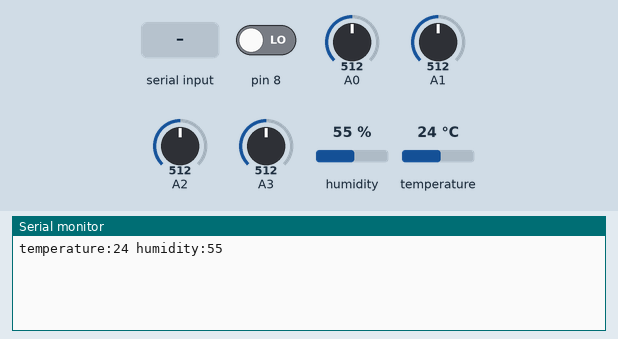
The sketch below on a simulated Arduino Leonardo, built with avr-gcc and run on an emulated ATmega32U4. Shown: the last lines printed to the serial monitor. Wiring (inferred from the names in the program): DHT11 sensor: data pin 4. The test bench sets the inputs (shaded band); at power-on: humidity 55 %, A0 = 512, A1 = 512, pin 8 LOW, A2 = 512, A3 = 512, temperature 24 °C.

Above: at 2.9 s.
3.0 s: "90,45\n" received over Serial
At 3.1 s:
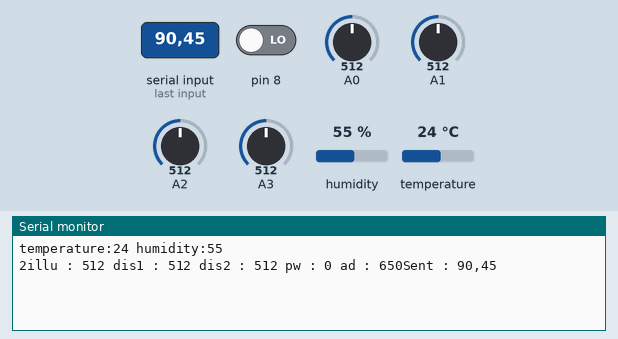
7.6 s: "90,45\n" received over the second serial link
At 10.3 s:
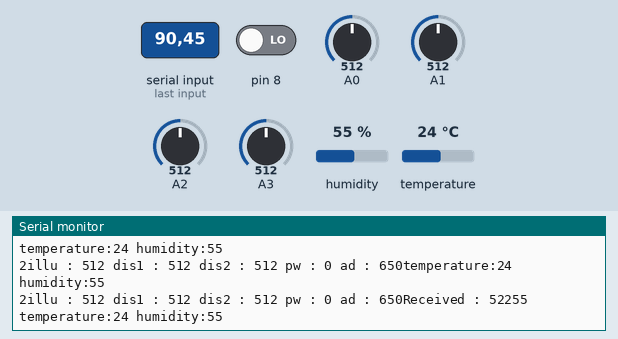
10.6 s: "0\n" received over Serial
At 13.0 s:
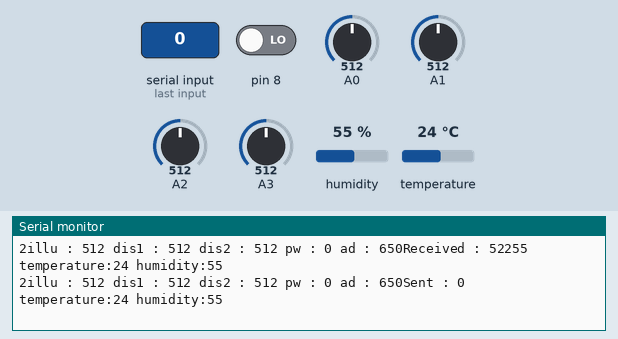
13.6 s: humidity set to 22 %
15.1 s: A0 set to 716
At 16.3 s:
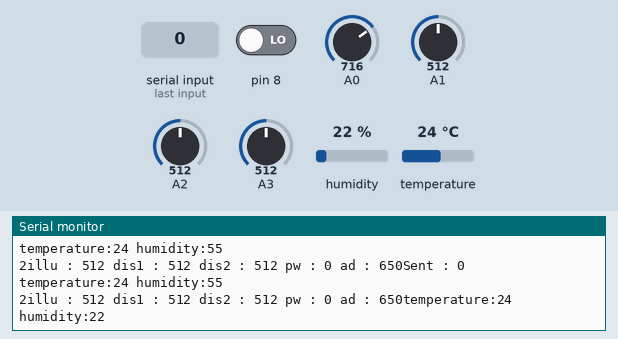
16.6 s: A1 set to 716
At 18.6 s:
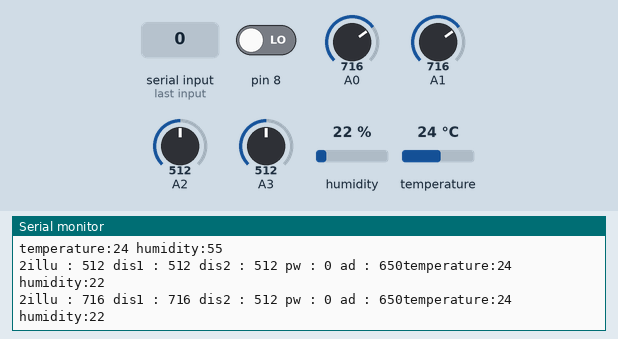

Measured:
- after the input at 3.0 s, the serial monitor: prints a new line at once (image 1)
- after the input at 7.6 s, the serial monitor: prints a new line after 1.5 s (image 2)
- after the input at 10.6 s, the serial monitor: prints a new line after 1.6 s (image 3)
- after the input at 16.6 s, the serial monitor: prints a new line after 1.7 s (image 5)

The sketch:

dht11_read.ino
```cpp
#include "DHT11.h"
#include "Maxbotix.h"


Maxbotix rangeSensorPW(8, Maxbotix::PW, Maxbotix::LV);
#ifdef MAXBOTIX_WITH_SOFTWARE_SERIAL
  Maxbotix rangeSensorTX(6, Maxbotix::TX, Maxbotix::LV);
#endif
Maxbotix rangeSensorAD(A3, Maxbotix::AN, Maxbotix::LV);

int pin=4;
DHT11 dht11(pin);
void setup()
{
   Serial.begin(9600);
  while (!Serial) {
      ; // wait for serial port to connect. Needed for Leonardo only
    }
  Serial1.begin(9600);
}

void loop()
{

  char buffer[1024];
  int err;
  byte tempHi, humiHi,tempLo, humiLo;
  if((err=dht11.read(humiHi,humiLo, tempHi,tempLo))==0)
  {
    Serial.print("temperature:");
    Serial.print(tempHi);
    Serial.print(" humidity:");
    Serial.print(humiHi);
    Serial.println();
  }
  else
  {
    Serial.println();
    Serial.print("Error No :");
    Serial.print(err);
    Serial.println();
  }
  delay(2000); //delay for reread

  int illu = analogRead(A0);
  int dis1 = analogRead(A1);
  int dis2 = analogRead(A2);
  int pw = rangeSensorPW.getRange();
  int ad = rangeSensorAD.getRange();

  Serial1.write((byte)(illu / 256));
  Serial.print((byte)(illu/256));
  Serial1.write((byte)(illu % 256));
  Serial1.write((byte)(dis1 / 256));
  Serial1.write((byte)(dis1 % 256));
  Serial1.write((byte)(dis2 / 256));
  Serial1.write((byte)(dis2 % 256));
  Serial1.write((byte)(pw / 256));
  Serial1.write((byte)(pw % 256));
  Serial1.write((byte)(ad / 256));
  Serial1.write((byte)(ad % 2560));
  Serial1.write(tempHi);
  Serial1.write(tempLo);
  Serial1.write(humiHi);
  Serial1.write(humiLo);

  Serial.print("illu : ");
  Serial.print(illu);
  Serial.print(" dis1 : ");
  Serial.print(dis1);
  Serial.print(" dis2 : ");
  Serial.print(dis2);
  Serial.print(" pw : ");
  Serial.print(pw);
  Serial.print(" ad : ");
  Serial.print(ad);

  if(Serial1.available() > 0) {
    Serial.print("Received : ");

    while(Serial1.available()) {
      byte a1 = Serial1.read();
      byte a2 = Serial1.read();
      byte a3 = Serial1.read();
      byte a4 = Serial1.read();
      int a = (a1 >> 24) + (a2 >> 16) + (a3 >> 8) + a4;
      Serial.print(a);
      delay(10);
    }

    Serial.println();
  }


  if(Serial.available() > 0) {
    int i = 0;
    Serial.print("Sent : ");

    while(Serial.available()) {
      char o = Serial.read();
      Serial.print(o);
      buffer[i] = o;
      ++i;
      delay(10);
    }

    for(int j=0;j!=i;++j) {
      Serial1.write(buffer[j]);
    }

    Serial.println();
  }
}
```

DHT11.cpp
```cpp
/*
 * DH11.cpp
 *
 *  Created on: 2012. 12. 12.
 *      Author: dalxx
 */

#include "DHT11.h"
#include <Arduino.h>


DHT11::DHT11(int pin_number) {
	this->pin=pin_number;
	this->last_read_time=0;
	pinMode(pin,INPUT);
	digitalWrite(pin, HIGH);

}
//wait for target status
//parameters
//  target : target status waiting for
//  time_out_us : time out in microsecond.
unsigned long DHT11::waitFor(uint8_t target, unsigned long time_out_us) {
	unsigned long start=micros();
	unsigned long time_out=start+time_out_us;
	while(digitalRead(this->pin)!=target)
	{
		if(time_out<micros()) return -1;
	}
	return micros()-start;
}

//wait for target status.
void DHT11::waitFor(uint8_t target) {
	while(digitalRead(this->pin)!=target);
}

//read one bye
byte DHT11::readByte() {
	int i=0;
	byte ret=0;
	for(i=7;i>=0;i--)
	{
		waitFor(HIGH); //wait for 50us in LOW status
		delayMicroseconds(30); //wait for 30us
		if(digitalRead(this->pin)==HIGH) //if HIGH status lasts for 30us, the bit is 1;
		{
			ret|=1<<(i);
			waitFor(LOW); //wait for rest time in HIGH status.
		}
	}
	return ret;
}

DHT11::~DHT11() {
	// TODO Auto-generated destructor stub
}
//parameters
//	temperature : temperature to read.
//	humidity : humidity to read.
//return -1 : read too shortly. retry latter .
//		  0 : read successfully
//        1 : DHT11 not ready.
//		  4 : Checksum Error
int DHT11::read( byte& humidityHi, byte& humidityLo, byte& temperatureHi, byte& temperatureLo ) {
	if((millis()-this->last_read_time<DHT11_RETRY_DELAY)&&this->last_read_time!=0)	return -1;

	pinMode(pin,OUTPUT);
	digitalWrite(pin, LOW);
	delay(18);
	digitalWrite(pin, HIGH);
	pinMode(pin,INPUT);

	if(waitFor(LOW, 40)<0)	return 1; //waiting for DH11 ready
	if(waitFor(HIGH, 90)<0)	return 1; //waiting for first LOW signal(80us)
	if(waitFor(LOW, 90)<0)	return 1; //waiting for first HIGH signal(80us)

	byte hI=this->readByte();
	byte hF=this->readByte();
	byte tI=this->readByte();
	byte tF=this->readByte();
	byte cksum=this->readByte();
	if(hI+hF+tI+tF!=cksum)
		return 4;

	humidityHi = hI;
	humidityLo = hF;
	temperatureHi = tI;
	temperatureLo = tF;
	this->last_read_time=millis();
	return 0;
}
```

DHT11.h
```cpp
/*
 * DH11.h
 *
 *  Created on: 2012. 12. 12.
 *      Author: dalxx
 *      Version : 0.8
 */

#ifndef DHT11_H_
#define DHT11_H_
#include <Arduino.h>
#define DHT11_RETRY_DELAY 1000  // 1000ms

class DHT11 {
	int pin;
	unsigned long last_read_time;
protected:

	byte readByte();
	unsigned long waitFor(uint8_t target, unsigned long time_out_us);
	void waitFor(uint8_t target);
public:
	DHT11(int pin_number);
	~DHT11();
	int read( byte& humidityHi, byte& humidityLo, byte& temperatureHi, byte& temperatureLo );


};


#endif /* DHT11_H_ */
```

Maxbotix.cpp
```cpp
#include "Maxbotix.h"

Maxbotix::Maxbotix(uint8_t pin, MAXBOTIX_INPUT_t input, MAXBOTIX_MODEL_t model, MAXBOTIX_FILTER_t filter,
                   uint8_t sample_size) :
    pin(pin), input(input), model(model), filter(filter), sample_size(sample_size)
{
#ifdef MAXBOTIX_WITH_SOFTWARE_SERIAL

    if (input == TX) {
        serial = new RxSoftwareSerial(pin, true);
        ((RxSoftwareSerial*)serial)->begin(9600);
    } else {
#endif
        pinMode(pin, INPUT);
#ifdef MAXBOTIX_WITH_SOFTWARE_SERIAL
    }

#endif
    init();
}

#ifdef MAXBOTIX_WITH_SOFTWARE_SERIAL
Maxbotix::Maxbotix(Stream* serial, MAXBOTIX_MODEL_t model, MAXBOTIX_FILTER_t filter, uint8_t sample_size) :
    input(TX), model(model), serial(serial), filter(filter), sample_size(sample_size)
{
    init();
}
#endif


void Maxbotix::init()
{
    switch (filter) {
    case MEDIAN:
    case HIGHEST_MODE:
    case LOWEST_MODE:
    case BEST:
        if (sample_size == 0)
            sample_size = 5;
        else if (sample_size % 2)
            sample_size++;

        break;

    case SIMPLE:
        if (sample_size == 0)
            sample_size = 2;

        break;

    case NONE:
    default:
        sample_size = 1;
        break;
    }

    sample = new float[sample_size];
}

Maxbotix::~Maxbotix()
{
    delete[] sample;
    delete serial;
}

float Maxbotix::getRange()
{
    float range;

    readSample();

    switch (filter) {
    case MEDIAN:
        range = getSampleMedian();
        break;

    case HIGHEST_MODE:
        range = getSampleMode(true);
        break;

    case LOWEST_MODE:
        range = getSampleMode(false);
        break;

    case SIMPLE:
        while (sample[0] != sample[sample_size - 1])
            pushToSample(readSensor());

        range = sample[0];
        break;

    case BEST:
        range = getSampleBest();
        break;

    case NONE:
    default:
        range = sample[0];
        break;
    }

    return range;
}

float Maxbotix::getSampleMedian()
{
    return sample[sample_size / 2];
}

float Maxbotix::getSampleMode(bool highest)
{
    float mode = sample[0];
    uint8_t mode_count = 1;
    uint8_t count = 1;

    for (int i = 1; i < sample_size; i++) {
        if (sample[i] == sample[i - 1])
            count++;
        else
            count = 1;

        if (sample[i] == mode)
            mode_count++;
        else if (!highest && count > mode_count || highest && count == mode_count) {
            mode_count = count;
            mode = sample[i];
        }
    }

    return mode;
}

float Maxbotix::getSampleBest()
{
    float range;

    if ((range = getSampleMode(true)) != getSampleMode(false))
        range = getSampleMedian();

    return range;
}

float Maxbotix::readSensor()
{
    float result;

    switch (input) {
    case PW:
        switch (model) {
        case LV:
            result = toCentimeters(pulseIn(pin, HIGH) / 147.0);
            break;

        case XL:
            result = pulseIn(pin, HIGH) / 58.0;
            break;

        case HRLV:
            result = pulseIn(pin, HIGH) / 10.0;
            break;

        default:
            break;
        }

        break;

    case AN:
        switch (model) {
        case LV:
            result = toCentimeters(analogRead(pin) / 2.0);
            break;

        case XL:
            result = analogRead(pin);
            break;

        case HRLV:
            result = analogRead(pin) * 5.0 / 10.0;
            break;

        default:
            break;
        }

        break;
#ifdef MAXBOTIX_WITH_SOFTWARE_SERIAL

    case TX:
        switch (model) {
        case LV:
            result = toCentimeters(readSensorSerial(3));
            break;

        case XL:
            result = readSensorSerial(3);
            break;

        case HRLV:
            result = readSensorSerial(4) / 10.0;
            break;

        default:
            break;
        }

        break;
#endif

    default:
        break;
    }

    return result;
}

unsigned short Maxbotix::readSensorSerial(uint8_t length)
{
    char buffer[length];

    // flush and wait for a range reading
    serial->flush();

    while (!serial->available() || serial->read() != 'R');

    // read the range
    for (int i = 0; i < length; i++) {
        while (!serial->available());

        buffer[i] = serial->read();
    }

    return atoi(buffer);
}

void Maxbotix::readSample()
{
    // read
    for (int i = 0; i < sample_size; i++) {
        sample[i] = readSensor();

        if (input == AN && i != sample_size - 1)
            delay(ad_sample_delay);
    }

    // sort
    sortSample();
}

void Maxbotix::pushToSample(float value)
{
    for (int i = 0; i < sample_size - 1; i++)
        sample[i] = sample[i + 1];

    sample[sample_size - 1] = value;
}


void Maxbotix::sortSample()
{
    for (int i = 1; i < sample_size; i++) {
        float j = sample[i];
        int k;

        for (k = i - 1; (k >= 0) && (j < sample[k]); k--)
            sample[k + 1] = sample[k];

        sample[k + 1] = j;
    }
}
```

Maxbotix.h
```cpp
#ifndef Maxbotix_h
#define Maxbotix_h

// Configuration
//#define MAXBOTIX_WITH_SOFTWARE_SERIAL 1

#include <Arduino.h>
#ifdef MAXBOTIX_WITH_SOFTWARE_SERIAL
#include "RxSoftwareSerial.h"
#endif

class Maxbotix
{
public:
    // models
    typedef enum {
        LV,
        XL,
        HRLV
    }
    MAXBOTIX_MODEL_t;

    // inputs
    typedef enum {
        PW,
        AN,
#ifdef MAXBOTIX_WITH_SOFTWARE_SERIAL
        TX
#endif
    }
    MAXBOTIX_INPUT_t;

    // filters
    typedef enum {
        NONE,
        MEDIAN,
        HIGHEST_MODE,
        LOWEST_MODE,
        BEST,
        SIMPLE
    }
    MAXBOTIX_FILTER_t;

    // init/delete
    Maxbotix(uint8_t pin, MAXBOTIX_INPUT_t input, MAXBOTIX_MODEL_t model, MAXBOTIX_FILTER_t filter = NONE,
             uint8_t sample_size = 0);
#ifdef MAXBOTIX_WITH_SOFTWARE_SERIAL
    Maxbotix(Stream* serial, MAXBOTIX_MODEL_t model, MAXBOTIX_FILTER_t filter = NONE, uint8_t sample_size = 0);
#endif
    ~Maxbotix();

    // simple api
    float getRange();
    uint8_t getSampleSize()
    {
        return sample_size;
    };

    // advanced api
    void readSample();
    float* getSample()
    {
        return sample;
    };
    float getSampleMedian();
    float getSampleMode(bool highest = true);
    float getSampleBest();

    // getters
    MAXBOTIX_MODEL_t getModel()
    {
        return model;
    }
    MAXBOTIX_INPUT_t getInput()
    {
        return input;
    }
    MAXBOTIX_FILTER_t getFilter()
    {
        return filter;
    }

    // setters
    void setADSampleDelay(uint8_t delay)
    {
        ad_sample_delay = delay;
    }

    // utilities
    static float toCentimeters(float inches)
    {
        return 2.54 * inches;
    };
    static float toInches(float centimeters)
    {
        return centimeters / 2.54;
    };

private:
    // config variables
    uint8_t pin;
    MAXBOTIX_INPUT_t input;
    MAXBOTIX_MODEL_t model;
    MAXBOTIX_FILTER_t filter;
    uint8_t sample_size;
    uint8_t ad_sample_delay;
    Stream* serial;

    // core
    float* sample;
    void init();
    float readSensor();
    unsigned short readSensorSerial(uint8_t length);
    void pushToSample(float value);
    void sortSample();
};

#endif
```
